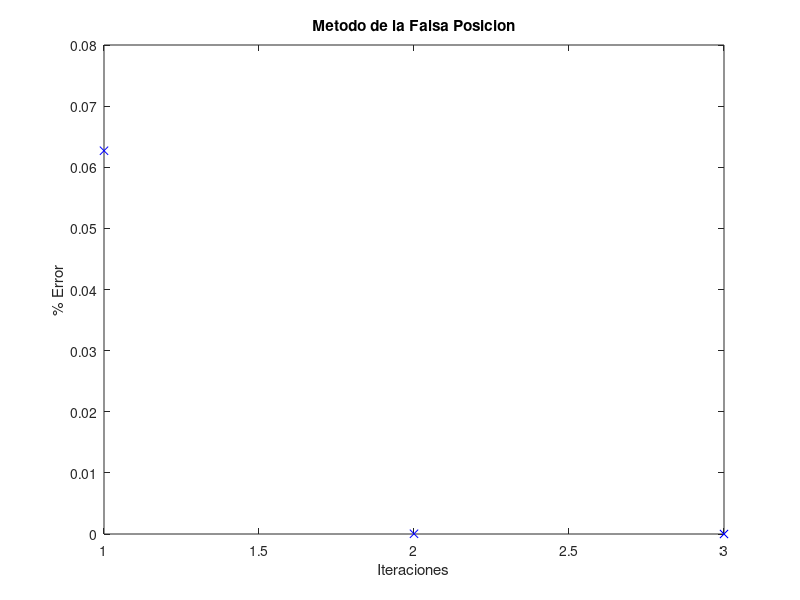

This chart was generated by the following MATLAB code:
%{
    Metodo de la Falsa Posicion
    Parametros de Entrada
        @param func: funcion a la cual se le aplicara el algoritmo
        @param x0: valor del primer intervalo
        @param x1: valor del segundo intervalo
        @param MAXIT:  iteraciones maximas
        @param TOL:  tolerencia del algoritmo
    
    Parametros de Salida
        @return xAprox: valor aproximado de x
        @return error: porcentaje de error del resultado obtenido
%}

clc;
clear;

function [xAprox, err] = falsaPosicion(func, x0, x1, MAXIT, TOL)
    a = x0;
    b = x1;

    if(func(a) * func(b) < 0)
        iter = 1;
        err = 1;
        iterl = []; % Lista que almacena el numero de iteraciones para despues graficar
        errl = []; % Lista que almacena el % de error de cada iteracion para despues graficar
        xAprox = 0;

        x2 = x1 - ((x1 - x0) / (func(x1) - func(x0))) * func(x1);

        if(func(a) * func(x2) < 0)

            while(iter < MAXIT)
                xAprox = x2 - ((x2 - a) / (func(x2) - func(a))) * func(x2);
                err = (abs(xAprox - x2)) / (abs(xAprox));
                iterl(iter) = iter;
                errl(iter) = err;
                
                if(err < TOL)
                  grafica(iterl, errl);
                  return;
                else
                    iter = iter + 1;
                    a = x2;
                    x2 =  xAprox;
                endif
            endwhile

            grafica(iterl, errl);
            return;

        elseif(func(x2) * func(b) < 0)
     
            while(iter < MAXIT)
                xAprox = b - ((b - x2) / (func(b) - func(x2))) * func(b);
                err = (abs(xAprox - b)) / (abs(xAprox));
                iterl(iter) = iter;
                errl(iter) = err;
                
                if(err < TOL)
                  grafica(iterl, errl);
                  return;
                else
                    iter = iter + 1;
                    x2 = b;
                    b =  xAprox;
                endif
            endwhile

            grafica(iterl, errl);
        else
            error("Condiciones en los parametros de entrada no garantizan el cero de la funcion.")
        endif
    else
        error("Condiciones en los parametros de entrada no garantizan el cero de la funcion.")
    endif
    return;
endfunction

%{
    Parametros de Entrada
        @param listaValoresX: valores del eje 'x'
        @param listaValoresY: valores del eje 'y'
    
    Parametros de Salida
        @return: Grafico de los datos ingresados
%}
function grafica(listaValoresX, listaValoresY)
    plot(listaValoresX, listaValoresY, 'bx');
    title("Metodo de la Falsa Posicion");
    xlabel("Iteraciones");
    ylabel("% Error");
endfunction

x0 = 1/2;
x1 = pi/4;
MAXIT = 100;
TOL = 0.00001;
func = @(x) cos(x) - x;
[xAprox, err] = falsaPosicion(func, x0, x1, MAXIT, TOL);
printf("############################################ \n");
printf("Metodo de la Falsa Posicion \n");
printf('xAprox = %f\n%%Error = %i \n', xAprox, err);